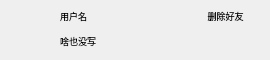
<?xml version="1.0" encoding="UTF-8"?>
<ui version="4.0">
 <class>useritem</class>
 <widget class="QWidget" name="useritem">
  <property name="geometry">
   <rect>
    <x>0</x>
    <y>0</y>
    <width>270</width>
    <height>60</height>
   </rect>
  </property>
  <property name="minimumSize">
   <size>
    <width>270</width>
    <height>60</height>
   </size>
  </property>
  <property name="maximumSize">
   <size>
    <width>270</width>
    <height>60</height>
   </size>
  </property>
  <property name="font">
   <font>
    <family>华文行楷</family>
    <pointsize>7</pointsize>
   </font>
  </property>
  <property name="windowTitle">
   <string>Form</string>
  </property>
  <property name="windowIcon">
   <iconset resource="resource.qrc">
    <normaloff>:/tx/6.png</normaloff>:/tx/6.png</iconset>
  </property>
  <widget class="QPushButton" name="pb_icon">
   <property name="geometry">
    <rect>
     <x>10</x>
     <y>10</y>
     <width>40</width>
     <height>40</height>
    </rect>
   </property>
   <property name="text">
    <string/>
   </property>
   <property name="iconSize">
    <size>
     <width>40</width>
     <height>40</height>
    </size>
   </property>
   <property name="flat">
    <bool>true</bool>
   </property>
  </widget>
  <widget class="QLabel" name="lb_name">
   <property name="geometry">
    <rect>
     <x>60</x>
     <y>5</y>
     <width>121</width>
     <height>21</height>
    </rect>
   </property>
   <property name="text">
    <string>用户名</string>
   </property>
  </widget>
  <widget class="QLabel" name="lb_feeling">
   <property name="geometry">
    <rect>
     <x>60</x>
     <y>30</y>
     <width>201</width>
     <height>22</height>
    </rect>
   </property>
   <property name="text">
    <string>啥也没写</string>
   </property>
  </widget>
  <widget class="QPushButton" name="pb_deletefriend">
   <property name="geometry">
    <rect>
     <x>190</x>
     <y>0</y>
     <width>71</width>
     <height>31</height>
    </rect>
   </property>
   <property name="font">
    <font>
     <family>华文行楷</family>
     <pointsize>7</pointsize>
    </font>
   </property>
   <property name="text">
    <string>删除好友</string>
   </property>
   <property name="iconSize">
    <size>
     <width>40</width>
     <height>40</height>
    </size>
   </property>
   <property name="flat">
    <bool>true</bool>
   </property>
  </widget>
 </widget>
 <resources>
  <include location="resource.qrc"/>
 </resources>
 <connections/>
</ui>
